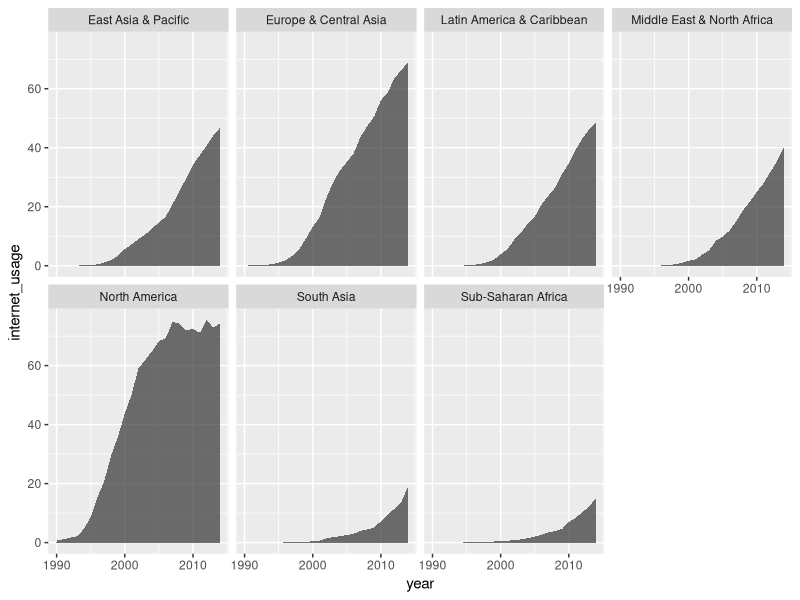

Source code (R):
library(tidyverse)

world_bank_areas <- read_csv("data/world_bank_areas.csv")

internet_usage <- world_bank_areas %>% 
  drop_na(internet_usage) %>% 
  filter(area != "World", year < 2015)

internet_usage %>% 
  ggplot(aes(x = year,
             y = internet_usage)) + 
  geom_area(alpha = .7) +
  facet_wrap(vars(area), ncol = 4) +
  scale_x_continuous(breaks = seq(1990, 2020, by = 10))